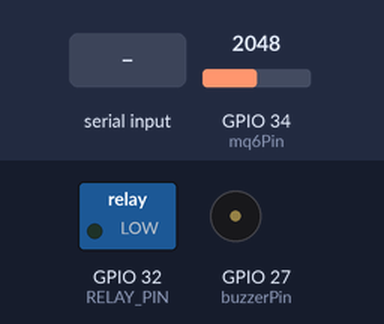
This sketch was run on a simulated ESP32. Shown: switched loads named in the sketch (green lamp = pin HIGH), buzzer (waves = sounding, pin HIGH). Inputs (shaded band) come from the test bench; at power-on: GPIO 34 (mq6Pin) = 2048. WiFi joins after 1.5 s; servers stay silent unless stated; what the sketch prints to the serial monitor is not drawn.

Above: at 2.7 s.
2.8 s: "90,45\n" received over the second serial link
At 4.4 s:
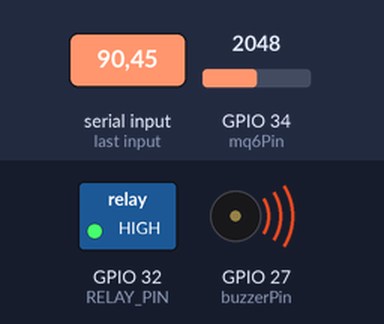
5.0 s: "5\n" received over the second serial link
Timing chart, 0 to 8.0 s (numbered marks = the images above; inputs shaded):
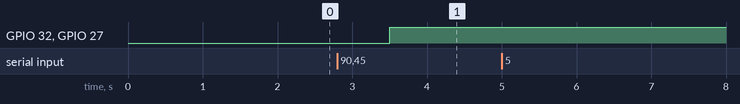

The sketch:

eps32.ino
```cpp
#include <WiFi.h>
#include <FirebaseESP32.h>
#include <HardwareSerial.h>

// Replace with your network credentials
#define WIFI_SSID "Karthi's Galaxy A23 5G"
#define WIFI_PASSWORD "Karthi800@"

// Firebase project credentials
#define FIREBASE_HOST "https://solar-panel-211c6-default-rtdb.asia-southeast1.firebasedatabase.app/"
#define FIREBASE_AUTH "AIzaSyAg-sw9I-0YEN4rZmiXeWv5jbFar28MLPo"

const int mq6Pin = 34;
const int buzzerPin = 27;

const int gasThreshold = 1800;
// Firebase objects
FirebaseData firebaseData;
FirebaseConfig config;
FirebaseAuth auth;

// Sensor and module pins
#define RELAY_PIN 32

// Battery parameters
#define BATTERY_CAPACITY 4300.0  // in mAh
#define MAX_BATTERY_VOLTAGE 4.2  // in volts (fully charged)
#define MIN_BATTERY_VOLTAGE 3.0  // in volts (empty)

HardwareSerial SerialPort(1); // Use UART1

void setup() {
  Serial.begin(115200); // Initialize serial communication at 115200 baud rate for the ESP32 Serial Monitor
  SerialPort.begin(9600, SERIAL_8N1, 16, 17); // Initialize UART1 at 9600 baud rate, RX = GPIO16, TX = GPIO17

  pinMode(mq6Pin, INPUT);
  pinMode(buzzerPin, OUTPUT);
  // Initialize Wi-Fi
  WiFi.begin(WIFI_SSID, WIFI_PASSWORD);
  Serial.print("Connecting to Wi-Fi...");
  while (WiFi.status() != WL_CONNECTED) {
    delay(500);
    Serial.print(".");
  }
  Serial.println("connected");

  // Firebase configuration
  config.host = FIREBASE_HOST;
  config.signer.tokens.legacy_token = FIREBASE_AUTH;

  Firebase.begin(&config, &auth);
  Firebase.reconnectWiFi(true);

  // Initialize relay pin
  pinMode(RELAY_PIN, OUTPUT);
}

void loop() {
  if (SerialPort.available()) {
    String data = SerialPort.readStringUntil('\n'); // Read data from the Arduino
    Serial.println("Received Data: " + data); // Print the received data

    // Split the received data into individual values
    float values[6];
    int startIndex = 0;
    for (int i = 0; i < 6; i++) {
      int commaIndex = data.indexOf(',', startIndex);
      if (commaIndex == -1) {
        commaIndex = data.length();
      }
      values[i] = data.substring(startIndex, commaIndex).toFloat();
      startIndex = commaIndex + 1;
    }

    // Extract individual values
    float voltage1 = values[0];
    float current1 = values[1];
    float voltage2 = values[2];
    float current2 = values[3];
    float batteryVoltage = values[4];
    float batteryCurrent = values[5];

    // Calculate battery percentage
    float batteryPercentage = ((batteryVoltage - MIN_BATTERY_VOLTAGE) / (MAX_BATTERY_VOLTAGE - MIN_BATTERY_VOLTAGE)) * 100.0;
    batteryPercentage = constrain(batteryPercentage, 0, 100);

    // Control relay based on battery percentage
    if (batteryPercentage >= 100) {
      digitalWrite(RELAY_PIN, LOW);  // Stop charging
      Serial.println("not charging");
    } else if (batteryPercentage <= 80) {
      digitalWrite(RELAY_PIN, HIGH);  // Start charging
      Serial.println(" charging");
    }
    int gasValue = analogRead(mq6Pin);
  Serial.println(gasValue);

  if (gasValue > gasThreshold) {
    digitalWrite(buzzerPin, HIGH);
    if (Firebase.setString(firebaseData, "/gasAlert", "Gas Detected!")) {
      Serial.println("Notification sent");
    } else {
      Serial.println("Failed to send notification");
      Serial.println(firebaseData.errorReason());
    }
  } else {
    digitalWrite(buzzerPin, LOW);
    (Firebase.setString(firebaseData, "/gasAlert", "Gas not Detected!"));
  }
  // Prepare JSON data
    FirebaseJson json;
    json.set("solar_panel_1/voltage", voltage1);
    json.set("solar_panel_1/current", current1);
    json.set("solar_panel_2/voltage", voltage2);
    json.set("solar_panel_2/current", current2);
    json.set("battery/voltage", batteryVoltage);
    json.set("battery/current", batteryCurrent);
    json.set("battery/percentage", batteryPercentage);

    // Send data to Firebase
    if (Firebase.setJSON(firebaseData, "/solar_battery_data", json)) {
      Serial.println("Data updated successfully");
    } else {
      Serial.println("Failed to update data: " + firebaseData.errorReason());
    }
  }

  // Wait for a second before the next update
  delay(1000);
}
```

Measured:
- after the input at 2.8 s, GPIO 32 (RELAY_PIN), GPIO 27 (buzzerPin): LOW → HIGH after 0.70 s
- after the input at 5.0 s, every drawn part: stays the same
